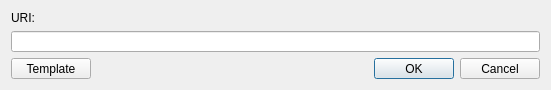
<?xml version="1.0" encoding="UTF-8"?>
<ui version="4.0">
 <class>add_http_ftp_magnetlink</class>
 <widget class="QDialog" name="add_http_ftp_magnetlink">
  <property name="geometry">
   <rect>
    <x>0</x>
    <y>0</y>
    <width>551</width>
    <height>90</height>
   </rect>
  </property>
  <property name="sizePolicy">
   <sizepolicy hsizetype="Fixed" vsizetype="Expanding">
    <horstretch>0</horstretch>
    <verstretch>0</verstretch>
   </sizepolicy>
  </property>
  <property name="minimumSize">
   <size>
    <width>0</width>
    <height>90</height>
   </size>
  </property>
  <property name="maximumSize">
   <size>
    <width>16777215</width>
    <height>90</height>
   </size>
  </property>
  <property name="windowTitle">
   <string>Add URI</string>
  </property>
  <layout class="QVBoxLayout" name="verticalLayout">
   <item>
    <widget class="QLabel" name="label">
     <property name="text">
      <string>URI:</string>
     </property>
    </widget>
   </item>
   <item>
    <widget class="QLineEdit" name="lineEdit"/>
   </item>
   <item>
    <layout class="QHBoxLayout" name="horizontalLayout">
     <item>
      <widget class="QPushButton" name="pushButton_template">
       <property name="text">
        <string>Template</string>
       </property>
      </widget>
     </item>
     <item>
      <widget class="QDialogButtonBox" name="buttonBox">
       <property name="orientation">
        <enum>Qt::Horizontal</enum>
       </property>
       <property name="standardButtons">
        <set>QDialogButtonBox::Cancel|QDialogButtonBox::Ok</set>
       </property>
      </widget>
     </item>
    </layout>
   </item>
  </layout>
 </widget>
 <resources/>
 <connections>
  <connection>
   <sender>buttonBox</sender>
   <signal>accepted()</signal>
   <receiver>add_http_ftp_magnetlink</receiver>
   <slot>accept()</slot>
   <hints>
    <hint type="sourcelabel">
     <x>248</x>
     <y>254</y>
    </hint>
    <hint type="destinationlabel">
     <x>157</x>
     <y>274</y>
    </hint>
   </hints>
  </connection>
  <connection>
   <sender>buttonBox</sender>
   <signal>rejected()</signal>
   <receiver>add_http_ftp_magnetlink</receiver>
   <slot>reject()</slot>
   <hints>
    <hint type="sourcelabel">
     <x>316</x>
     <y>260</y>
    </hint>
    <hint type="destinationlabel">
     <x>286</x>
     <y>274</y>
    </hint>
   </hints>
  </connection>
 </connections>
</ui>
